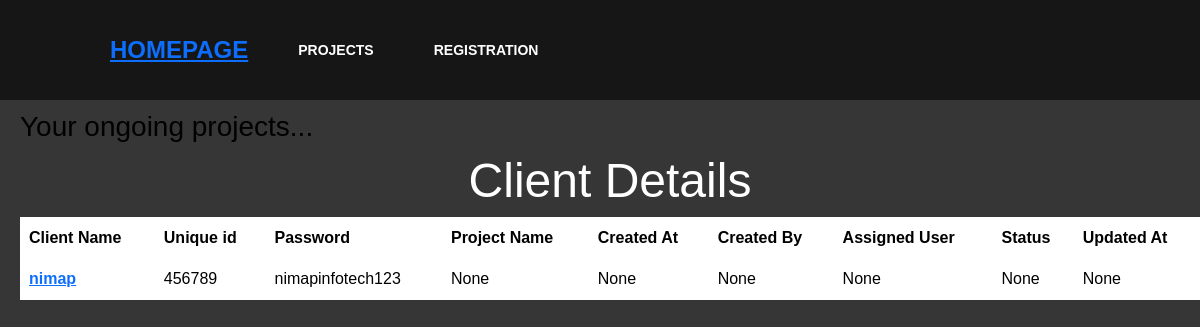
/projects/20/, run on the app's committed database.
### myapp/models.py (models this page shows)
class Client(models.Model):
    client_name=models.CharField(max_length=200,null=True)
    uniqueid=models.CharField(max_length=200,null=True)
    password=models.CharField(max_length=200,null=True)
    project_name=models.CharField(max_length=200,null=True)
    created_at=models.DateTimeField(null=True)
    created_by=models.CharField(max_length=200,null=True)
    assigned_user=models.CharField(max_length=200,null=True)
    status=models.CharField(max_length=200,null=True)
    updated_at=models.DateTimeField(null=True)

### myapp/views.py (the view)
# urls.py: path('projects/<int:id>/', views.projects, name='projects'),
def projects(request,id):
    data=Client.objects.get(id=id)
    context={
        'id':id,
        'data':data,
    }
    return render(request,'myapp/projects.html',context)

### myapp/templates/myapp/projects.html (shortened to what this page needs)
<!DOCTYPE html>
<html lang="en">
<head>
    {% include 'myapp/masterC.html' with id=id %}
</head>
<body>
    {% block content %}
    <h3 style="color: black;">Your ongoing projects...</h3>
        <span style="text-align: center;">
            <h1 class="display-5">Client Details</h1>
            <table class="table">
                <thead>
                  <tr>
                    <th scope="col">Client Name</th>
                    <th scope="col">Unique id</th>
                    <th scope="col">Password</th>
                    <th scope="col">Project Name</th>
                    <th scope="col">Created At</th>
                    <th scope="col">Created By</th>
                    <th scope="col">Assigned User</th>
                    <th scope="col">Status</th>
                    <th scope="col">Updated At</th>
                  </tr>
                </thead>
                <tbody>
                  <tr>
                    <th><a href="/cupdate/{{id}}">{{data.client_name}}</a></th>
                    <td>{{data.uniqueid}}</td>
                    <td>{{data.password}}</td>
                    <td>{{data.project_name}}</td>
                    <td>{{data.created_at}}</td>
                    <td>{{data.created_by}}</td>
                    <td>{{data.assigned_user}}</td>
                    <td>{{data.status}}</td>
                    <td>{{data.updated_at}}</td>
                  </tr>
                </tbody>
              </table>
        </span>
    {% endblock %}
</body>
</html>

### myapp/static/css/master.css (style rules this page uses)
body { padding-top: 110px; padding-left: 20px; font-family:Helvetica, sans-serif; background: #373636; color: #fff; }
.table th, .table td { border: 1px solid white; padding: 8px; text-align: left; }

### myapp/templates/myapp/projects.html (style rules this page uses)
body { background-image: url('https://images.unsplash.com/photo-1579389083078-4e7018379f7e?q=80&w=1000&auto=format&fit=crop&ixlib=rb-4.0.3&ixid=M3wxMjA3fDB8MHxzZWFyY2h8MTB8fHdvcmslMjBwcm9qZWN0fGVufDB8fDB8fHww'); background-size: cover; background-position: center; }

### data on the page
Client: client_name "nimap", uniqueid "456789", password "nimapinfotech123", project_name "None", created_at "None", created_by "None", assigned_user "None", status "None", updated_at "None"
